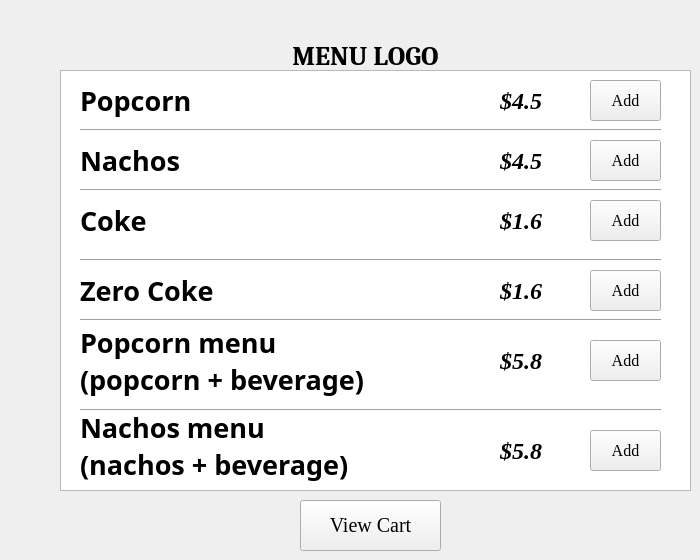
    <widget class="QWidget" name="products_page">
     <widget class="QTableView" name="tableView">
      <property name="geometry">
       <rect>
        <x>60</x>
        <y>70</y>
        <width>631</width>
        <height>421</height>
       </rect>
      </property>
     </widget>
     <widget class="QLabel" name="label_products_2">
      <property name="geometry">
       <rect>
        <x>80</x>
        <y>70</y>
        <width>171</width>
        <height>61</height>
       </rect>
      </property>
      <property name="font">
       <font>
        <family>Candara</family>
        <pointsize>20</pointsize>
        <italic>false</italic>
        <bold>true</bold>
        <underline>false</underline>
        <strikeout>false</strikeout>
       </font>
      </property>
      <property name="cursor">
       <cursorShape>SizeAllCursor</cursorShape>
      </property>
      <property name="text">
       <string>Popcorn</string>
      </property>
      <property name="alignment">
       <set>Qt::AlignLeading|Qt::AlignLeft|Qt::AlignVCenter</set>
      </property>
     </widget>
     <widget class="QLabel" name="label_products_3">
      <property name="geometry">
       <rect>
        <x>80</x>
        <y>130</y>
        <width>171</width>
        <height>61</height>
       </rect>
      </property>
      <property name="font">
       <font>
        <family>Candara</family>
        <pointsize>20</pointsize>
        <italic>false</italic>
        <bold>true</bold>
        <underline>false</underline>
        <strikeout>false</strikeout>
       </font>
      </property>
      <property name="cursor">
       <cursorShape>SizeAllCursor</cursorShape>
      </property>
      <property name="text">
       <string>Nachos</string>
      </property>
      <property name="alignment">
       <set>Qt::AlignLeading|Qt::AlignLeft|Qt::AlignVCenter</set>
      </property>
     </widget>
     <widget class="QLabel" name="label_products_4">
      <property name="geometry">
       <rect>
        <x>80</x>
        <y>190</y>
        <width>121</width>
        <height>61</height>
       </rect>
      </property>
      <property name="font">
       <font>
        <family>Candara</family>
        <pointsize>20</pointsize>
        <italic>false</italic>
        <bold>true</bold>
        <underline>false</underline>
        <strikeout>false</strikeout>
       </font>
      </property>
      <property name="cursor">
       <cursorShape>SizeAllCursor</cursorShape>
      </property>
      <property name="text">
       <string>Coke</string>
      </property>
      <property name="alignment">
       <set>Qt::AlignLeading|Qt::AlignLeft|Qt::AlignVCenter</set>
      </property>
     </widget>
     <widget class="QLabel" name="label_products_5">
      <property name="geometry">
       <rect>
        <x>80</x>
        <y>260</y>
        <width>171</width>
        <height>61</height>
       </rect>
      </property>
      <property name="font">
       <font>
        <family>Candara</family>
        <pointsize>20</pointsize>
        <italic>false</italic>
        <bold>true</bold>
        <underline>false</underline>
        <strikeout>false</strikeout>
       </font>
      </property>
      <property name="cursor">
       <cursorShape>SizeAllCursor</cursorShape>
      </property>
      <property name="text">
       <string>Zero Coke</string>
      </property>
      <property name="alignment">
       <set>Qt::AlignLeading|Qt::AlignLeft|Qt::AlignVCenter</set>
      </property>
     </widget>
     <widget class="QLabel" name="label_products_6">
      <property name="geometry">
       <rect>
        <x>80</x>
        <y>300</y>
        <width>381</width>
        <height>121</height>
       </rect>
      </property>
      <property name="font">
       <font>
        <family>Candara</family>
        <pointsize>20</pointsize>
        <italic>false</italic>
        <bold>true</bold>
        <underline>false</underline>
        <strikeout>false</strikeout>
       </font>
      </property>
      <property name="cursor">
       <cursorShape>SizeAllCursor</cursorShape>
      </property>
      <property name="text">
       <string>Popcorn menu 
(popcorn + beverage)</string>
      </property>
      <property name="alignment">
       <set>Qt::AlignLeading|Qt::AlignLeft|Qt::AlignVCenter</set>
      </property>
     </widget>
     <widget class="QLabel" name="label_products_7">
      <property name="geometry">
       <rect>
        <x>80</x>
        <y>400</y>
        <width>401</width>
        <height>91</height>
       </rect>
      </property>
      <property name="font">
       <font>
        <family>Candara</family>
        <pointsize>20</pointsize>
        <italic>false</italic>
        <bold>true</bold>
        <underline>false</underline>
        <strikeout>false</strikeout>
       </font>
      </property>
      <property name="cursor">
       <cursorShape>SizeAllCursor</cursorShape>
      </property>
      <property name="text">
       <string>Nachos menu 
(nachos + beverage)</string>
      </property>
      <property name="alignment">
       <set>Qt::AlignLeading|Qt::AlignLeft|Qt::AlignVCenter</set>
      </property>
     </widget>
     <widget class="Line" name="line">
      <property name="geometry">
       <rect>
        <x>80</x>
        <y>120</y>
        <width>581</width>
        <height>20</height>
       </rect>
      </property>
      <property name="orientation">
       <enum>Qt::Horizontal</enum>
      </property>
     </widget>
     <widget class="Line" name="line_2">
      <property name="geometry">
       <rect>
        <x>80</x>
        <y>180</y>
        <width>581</width>
        <height>20</height>
       </rect>
      </property>
      <property name="orientation">
       <enum>Qt::Horizontal</enum>
      </property>
     </widget>
     <widget class="Line" name="line_3">
      <property name="geometry">
       <rect>
        <x>80</x>
        <y>250</y>
        <width>581</width>
        <height>20</height>
       </rect>
      </property>
      <property name="orientation">
       <enum>Qt::Horizontal</enum>
      </property>
     </widget>
     <widget class="Line" name="line_4">
      <property name="geometry">
       <rect>
        <x>80</x>
        <y>310</y>
        <width>581</width>
        <height>20</height>
       </rect>
      </property>
      <property name="orientation">
       <enum>Qt::Horizontal</enum>
      </property>
     </widget>
     <widget class="Line" name="line_5">
      <property name="geometry">
       <rect>
        <x>80</x>
        <y>400</y>
        <width>581</width>
        <height>20</height>
       </rect>
      </property>
      <property name="orientation">
       <enum>Qt::Horizontal</enum>
      </property>
     </widget>
     <widget class="QPushButton" name="popcorn">
      <property name="geometry">
       <rect>
        <x>590</x>
        <y>80</y>
        <width>71</width>
        <height>41</height>
       </rect>
      </property>
      <property name="font">
       <font>
        <family>Times New Roman</family>
        <pointsize>12</pointsize>
        <italic>false</italic>
        <underline>false</underline>
       </font>
      </property>
      <property name="text">
       <string>Add</string>
      </property>
     </widget>
     <widget class="QPushButton" name="nachos">
      <property name="geometry">
       <rect>
        <x>590</x>
        <y>140</y>
        <width>71</width>
        <height>41</height>
       </rect>
      </property>
      <property name="font">
       <font>
        <family>Times New Roman</family>
        <pointsize>12</pointsize>
        <italic>false</italic>
        <underline>false</underline>
       </font>
      </property>
      <property name="text">
       <string>Add</string>
      </property>
     </widget>
     <widget class="QPushButton" name="coke">
      <property name="geometry">
       <rect>
        <x>590</x>
        <y>200</y>
        <width>71</width>
        <height>41</height>
       </rect>
      </property>
      <property name="font">
       <font>
        <family>Times New Roman</family>
        <pointsize>12</pointsize>
        <italic>false</italic>
        <underline>false</underline>
       </font>
      </property>
      <property name="text">
       <string>Add</string>
      </property>
     </widget>
     <widget class="QPushButton" name="zeroCoke">
      <property name="geometry">
       <rect>
        <x>590</x>
        <y>270</y>
        <width>71</width>
        <height>41</height>
       </rect>
      </property>
      <property name="font">
       <font>
        <family>Times New Roman</family>
        <pointsize>12</pointsize>
        <italic>false</italic>
        <underline>false</underline>
       </font>
      </property>
      <property name="text">
       <string>Add</string>
      </property>
     </widget>
     <widget class="QPushButton" name="popcornMenu">
      <property name="geometry">
       <rect>
        <x>590</x>
        <y>340</y>
        <width>71</width>
        <height>41</height>
       </rect>
      </property>
      <property name="font">
       <font>
        <family>Times New Roman</family>
        <pointsize>12</pointsize>
        <italic>false</italic>
        <underline>false</underline>
       </font>
      </property>
      <property name="text">
       <string>Add</string>
      </property>
     </widget>
     <widget class="QPushButton" name="nachosMenu">
      <property name="geometry">
       <rect>
        <x>590</x>
        <y>430</y>
        <width>71</width>
        <height>41</height>
       </rect>
      </property>
      <property name="font">
       <font>
        <family>Times New Roman</family>
        <pointsize>12</pointsize>
        <italic>false</italic>
        <underline>false</underline>
       </font>
      </property>
      <property name="text">
       <string>Add</string>
      </property>
     </widget>
     <widget class="QLabel" name="label_products_15">
      <property name="geometry">
       <rect>
        <x>500</x>
        <y>70</y>
        <width>81</width>
        <height>61</height>
       </rect>
      </property>
      <property name="font">
       <font>
        <family>Times New Roman</family>
        <pointsize>18</pointsize>
        <italic>true</italic>
        <bold>true</bold>
        <underline>false</underline>
        <strikeout>false</strikeout>
       </font>
      </property>
      <property name="cursor">
       <cursorShape>SizeAllCursor</cursorShape>
      </property>
      <property name="text">
       <string>$4.5</string>
      </property>
      <property name="alignment">
       <set>Qt::AlignLeading|Qt::AlignLeft|Qt::AlignVCenter</set>
      </property>
     </widget>
     <widget class="QLabel" name="label_products_16">
      <property name="geometry">
       <rect>
        <x>500</x>
        <y>130</y>
        <width>81</width>
        <height>61</height>
       </rect>
      </property>
      <property name="font">
       <font>
        <family>Times New Roman</family>
        <pointsize>18</pointsize>
        <italic>true</italic>
        <bold>true</bold>
        <underline>false</underline>
        <strikeout>false</strikeout>
       </font>
      </property>
      <property name="cursor">
       <cursorShape>SizeAllCursor</cursorShape>
      </property>
      <property name="text">
       <string>$4.5</string>
      </property>
      <property name="alignment">
       <set>Qt::AlignLeading|Qt::AlignLeft|Qt::AlignVCenter</set>
      </property>
     </widget>
     <widget class="QLabel" name="label_products_17">
      <property name="geometry">
       <rect>
        <x>500</x>
        <y>190</y>
        <width>81</width>
        <height>61</height>
       </rect>
      </property>
      <property name="font">
       <font>
        <family>Times New Roman</family>
        <pointsize>18</pointsize>
        <italic>true</italic>
        <bold>true</bold>
        <underline>false</underline>
        <strikeout>false</strikeout>
       </font>
      </property>
      <property name="cursor">
       <cursorShape>SizeAllCursor</cursorShape>
      </property>
      <property name="text">
       <string>$1.6</string>
      </property>
      <property name="alignment">
       <set>Qt::AlignLeading|Qt::AlignLeft|Qt::AlignVCenter</set>
      </property>
     </widget>
     <widget class="QLabel" name="label_products_18">
      <property name="geometry">
       <rect>
        <x>500</x>
        <y>260</y>
        <width>81</width>
        <height>61</height>
       </rect>
      </property>
      <property name="font">
       <font>
        <family>Times New Roman</family>
        <pointsize>18</pointsize>
        <italic>true</italic>
        <bold>true</bold>
        <underline>false</underline>
        <strikeout>false</strikeout>
       </font>
      </property>
      <property name="cursor">
       <cursorShape>SizeAllCursor</cursorShape>
      </property>
      <property name="text">
       <string>$1.6</string>
      </property>
      <property name="alignment">
       <set>Qt::AlignLeading|Qt::AlignLeft|Qt::AlignVCenter</set>
      </property>
     </widget>
     <widget class="QLabel" name="label_products_19">
      <property name="geometry">
       <rect>
        <x>500</x>
        <y>330</y>
        <width>81</width>
        <height>61</height>
       </rect>
      </property>
      <property name="font">
       <font>
        <family>Times New Roman</family>
        <pointsize>18</pointsize>
        <italic>true</italic>
        <bold>true</bold>
        <underline>false</underline>
        <strikeout>false</strikeout>
       </font>
      </property>
      <property name="cursor">
       <cursorShape>SizeAllCursor</cursorShape>
      </property>
      <property name="text">
       <string>$5.8</string>
      </property>
      <property name="alignment">
       <set>Qt::AlignLeading|Qt::AlignLeft|Qt::AlignVCenter</set>
      </property>
     </widget>
     <widget class="QLabel" name="label_products_20">
      <property name="geometry">
       <rect>
        <x>500</x>
        <y>420</y>
        <width>81</width>
        <height>61</height>
       </rect>
      </property>
      <property name="font">
       <font>
        <family>Times New Roman</family>
        <pointsize>18</pointsize>
        <italic>true</italic>
        <bold>true</bold>
        <underline>false</underline>
        <strikeout>false</strikeout>
       </font>
      </property>
      <property name="cursor">
       <cursorShape>SizeAllCursor</cursorShape>
      </property>
      <property name="text">
       <string>$5.8</string>
      </property>
      <property name="alignment">
       <set>Qt::AlignLeading|Qt::AlignLeft|Qt::AlignVCenter</set>
      </property>
     </widget>
     <widget class="QPushButton" name="viewCartItems">
      <property name="geometry">
       <rect>
        <x>300</x>
        <y>500</y>
        <width>141</width>
        <height>51</height>
       </rect>
      </property>
      <property name="font">
       <font>
        <family>Times New Roman</family>
        <pointsize>15</pointsize>
        <italic>false</italic>
        <underline>false</underline>
       </font>
      </property>
      <property name="text">
       <string>View Cart</string>
      </property>
     </widget>
     <widget class="QLabel" name="label_menu">
      <property name="geometry">
       <rect>
        <x>250</x>
        <y>20</y>
        <width>231</width>
        <height>71</height>
       </rect>
      </property>
      <property name="font">
       <font>
        <family>Cambria</family>
        <pointsize>20</pointsize>
        <italic>false</italic>
        <bold>true</bold>
        <underline>false</underline>
       </font>
      </property>
      <property name="text">
       <string>MENU LOGO</string>
      </property>
      <property name="alignment">
       <set>Qt::AlignCenter</set>
      </property>
     </widget>
    </widget>
